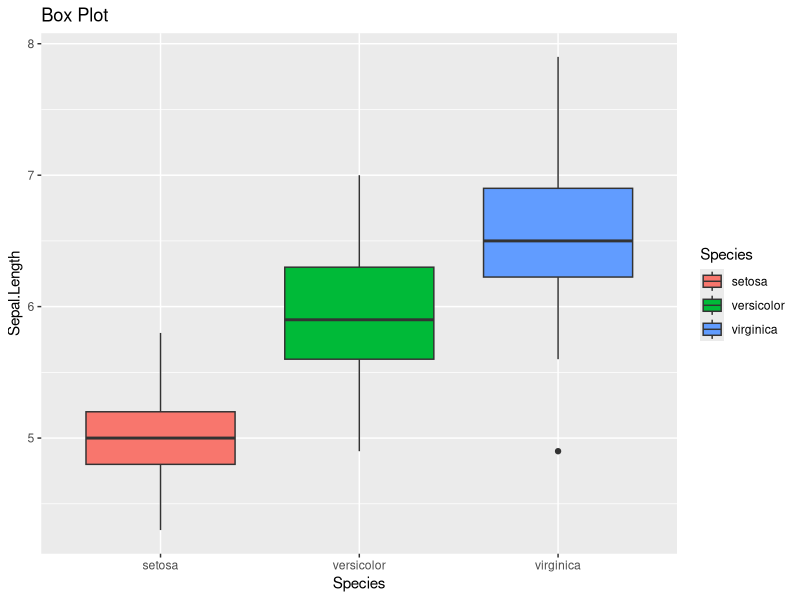
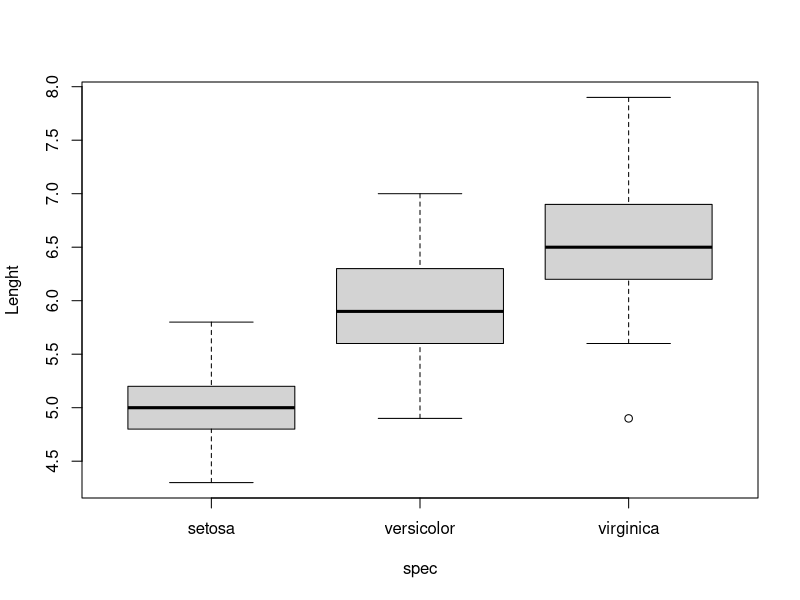

These charts were generated, in order, by the following R code:
library('ggplot2')

# plot using ggplot2
ggplot(data = iris, aes(x = Species, y = Sepal.Length, )) + 
  geom_boxplot(aes(fill = Species)) +
  ggtitle("Box Plot")

# simple boxplot
boxplot(
  Sepal.Length ~ Species,
  data = iris,
  xlab = "spec",
  ylab = "Lenght"
)

